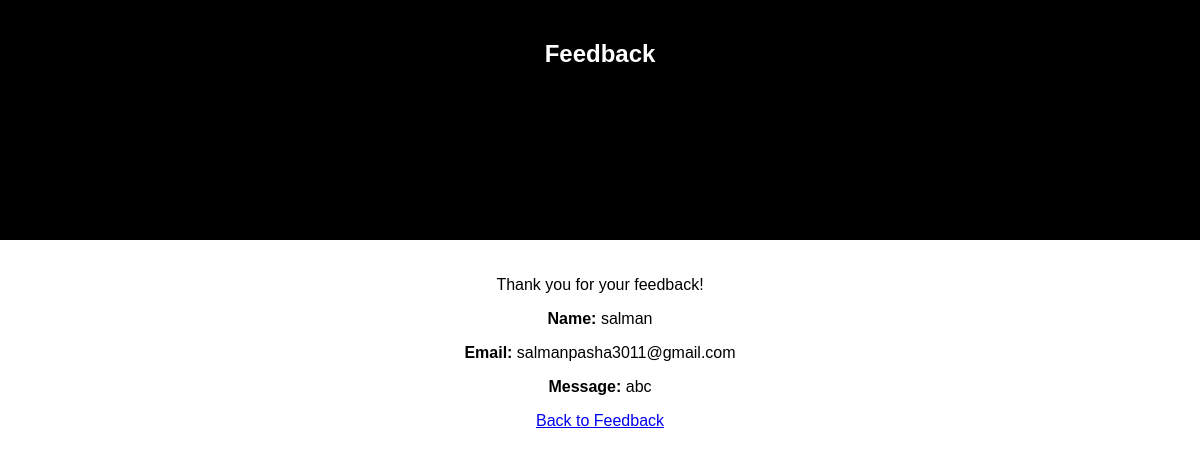
The app's page /success/1/ with its own data.
### feedback/models.py (models this page shows, shortened)
class Feedback(models.Model):
    name = models.CharField(max_length=100)
    email = models.EmailField()
    message = models.TextField()
    reply = models.TextField(blank=True, null=True)
    created_at = models.DateTimeField(auto_now_add=True)

### feedback/views.py (the view)
# urls.py: path('success/<int:feedback_id>/', feedback_success, name='feedback_success'),
def feedback_success(request, feedback_id):
    feedback = Feedback.objects.get(id=feedback_id)
    return render(request, 'success.html', {'feedback': feedback})

### feedback/templates/success.html (shortened to what this page needs)
{% load static %}
<!DOCTYPE html>
<html lang="en">
<head>
    <link rel="stylesheet" href="{% static 'css/feedback.css' %}">
</head>
<body>
    <section class="header">
        <h1>Feedback</h1>
    </section>
    <section class="feedback-success">
        <p>Thank you for your feedback!</p>
        <p><strong>Name:</strong> {{ feedback.name }}</p>
        <p><strong>Email:</strong> {{ feedback.email }}</p>
        <p><strong>Message:</strong> {{ feedback.message }}</p>
        <a href="{% url 'feedback' %}">Back to Feedback</a>
    </section>
</body>
</html>

### feedback/static/css/feedback.css (style rules this page uses)
body { margin: 0; padding: 0; font-family: Arial, sans-serif; }
.header { background-color: black; color: white; text-align: center; padding: 20px; height: 25vh; }
.feedback-success { max-width: 500px; margin: 0 auto; padding: 20px; text-align: center; }

### records on screen
Feedback: name "salman", email "salmanpasha3011@gmail.com", message "abc"
